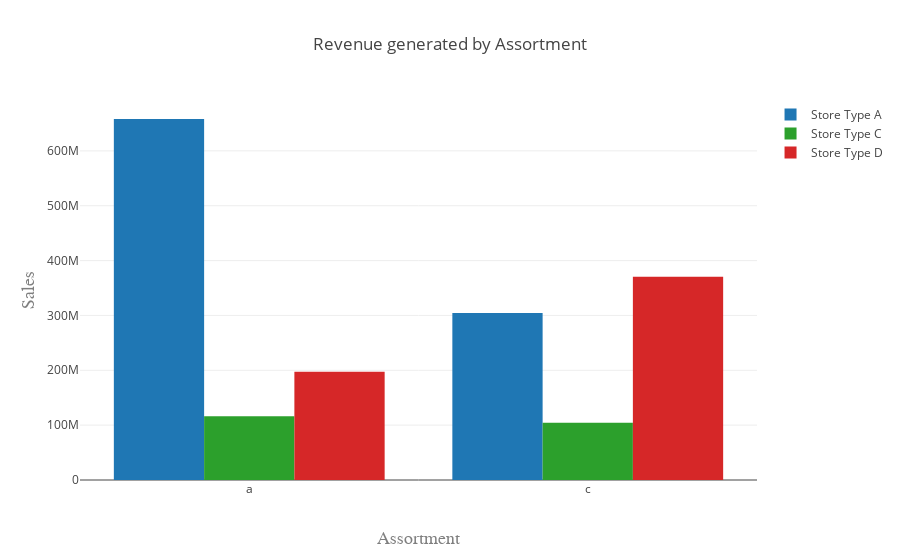

Write notebook code for a chart like this one.
### Markdown cell above
**6 - What are the best assortment by shop type **

### Code cell
salesassortment= mergedtable[['StoreType','Assortment', 'Sales']]
salesassortment= salesassortment.groupby(['StoreType','Assortment']).sum().sort_values(by='Sales',ascending=False)
salesassortment= salesassortment.reset_index()

a = salesassortment[salesassortment['StoreType']=='a']
b = salesassortment[salesassortment['StoreType']=='b']
c = salesassortment[salesassortment['StoreType']=='c']
d = salesassortment[salesassortment['StoreType']=='d']


trace1 = go.Bar(
    x=a['Assortment'],
    y=a['Sales'],
    name='Store Type A'
)
trace2 = go.Bar(
    x=b['Assortment'],
    y=b['Sales'],
    name='Store Type B'
)

trace3 = go.Bar(
    x=c['Assortment'],
    y=c['Sales'],
    name='Store Type C'
)

trace4 = go.Bar(
    x=d['Assortment'],
    y=d['Sales'],
    name='Store Type D'
)

data = [trace1, trace2, trace3, trace4]

layout = go.Layout(
    title='Revenue generated by Assortment',
    barmode='group',
    xaxis=dict(
        title='Assortment',
        titlefont=dict(
            family='Courier New, monospace',
            size=18,
            color='#7f7f7f'
        )
    ),
    yaxis=dict(
        title='Sales',
        autorange = True,
        titlefont=dict(
            family='Courier New, monospace',
            size=18,
            color='#7f7f7f'
        )
    )
)

fig = go.Figure(data=data, layout=layout)
iplot(fig, filename='grouped-bar')

### Figure 1 — Plotly figure (JSON) as saved in the notebook; plotly's stock layout.template omitted (floating-point values rounded to 4 significant figures)
{"data": [{"name": "Store Type A", "type": "bar", "x": ["a", "c"], "y": [658101339, 304343798]}, {"name": "Store Type B", "type": "bar", "x": [], "y": []}, {"name": "Store Type C", "type": "bar", "x": ["a", "c"], "y": [116317788, 104428830]}, {"name": "Store Type D", "type": "bar", "x": ["c", "a"], "y": [370421061, 197415324]}], "layout": {"barmode": "group", "title": "Revenue generated by Assortment", "xaxis": {"title": "Assortment", "titlefont": {"color": "#7f7f7f", "family": "Courier New, monospace", "size": 18}}, "yaxis": {"autorange": true, "title": "Sales", "titlefont": {"color": "#7f7f7f", "family": "Courier New, monospace", "size": 18}}}}
